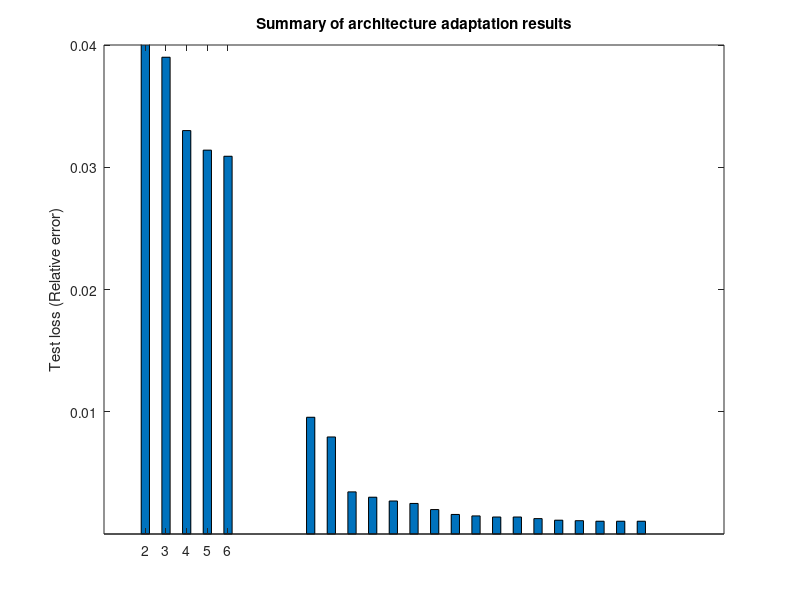

Here is the MATLAB script that generated this plot: (Note: this script raises an error after producing the figure.)
x=[2;3;4;5;6;7;8;9;10;11;12;13;14;15;16;17;18;19;20;21;22;23;24;25;26];
y=[0.065;0.039;0.033;0.0314;0.0309;0;0;0;0.00955;0.007938;0.003446;0.00301;0.00270;0.0025;0.002;0.0016;0.00148;0.00139;0.00139;0.00126;0.00113;0.00109;0.001046;0.001046;0.001046];

bar(x,y,0.4)
ylabel('Test loss (Relative error)')
title('Summary of architecture adaptation results')
ylim([0;0.04])
yticks([0.01,0.02,0.03,0.04,0.05,0.06,0.07])
xticks([2;3;4;5;6])


set(0,'defaulttextinterpreter','latex');  
set(0, 'defaultAxesTickLabelInterpreter','latex');  
set(0, 'defaultLegendInterpreter','latex');



fname = {'$\mathcal{N}_1^2$','$\mathcal{N}_1^3$','$\mathcal{N}_1^4$','$\mathcal{N}_1^5$','$\mathcal{N}_1^6$','$\mathcal{N}_1^7$','$\mathcal{N}_1^8$','$\mathcal{N}_1^9$','$\mathcal{N}_1^{10}$','$\mathcal{N}_1^{11}$', '$\mathcal{N}_1^{12}$','$\mathcal{N}_1^{13}$','$\mathcal{N}_1^{14}$'}; 
x = [1:13]; y = [74.8;77.9;86.8;87;87.6;87.7;88.4;89.1;89.3;89.5;89.5;89.5;89.5]; 
bar(x,y)
set(gca, 'XTick', 1:length(fname),'XTickLabel',fname);

% NEW PLOTTING FUNCTION

fname = {'$\mathcal{N}_1^2$','','','$\mathcal{N}_1^3$','','','$\mathcal{N}_1^4$','','','$\mathcal{N}_1^5$','','','$\mathcal{N}_1^6$','','','$\mathcal{N}_1^7$','','','$\mathcal{N}_1^8$','','','$\mathcal{N}_1^9$','','','$\mathcal{N}_1^{10}$','','','$\mathcal{N}_1^{11}$','','', '$\mathcal{N}_1^{12}$','','','$\mathcal{N}_1^{13}$','','','$\mathcal{N}_1^{14}$','','','','','','','','','','','$\mathcal{N}_2$','','','$\mathcal{N}_3$','','','$\mathcal{N}_4$','','','$\mathcal{N}_5$','','','$\mathcal{N}_6$','','','$\mathcal{N}_7$','','','$\mathcal{N}_8$','','','$\mathcal{N}_9$','','','$\mathcal{N}_{10}$','','','$\mathcal{N}_{11}$','','','$\mathcal{N}_{12}$','','','$\mathcal{N}_{13}$','','','$\mathcal{N}_{14}$'};
x = [1:3:45]; y = (1/100)*[74.8;77.9;86.8;87;87.6;87.7;88.4;89.1;89.3;89.5;89.5;89.5;89.5;0;0]; 
bar(x,y,0.4,'y')


hold on

%fname1 = {'$\mathcal{N}_2$','','','$\mathcal{N}_3$','','','$\mathcal{N}_4$','','','$\mathcal{N}_5$','','','$\mathcal{N}_6$','','','$\mathcal{N}_7$','','','$\mathcal{N}_8$','','','$\mathcal{N}_9$','','','$\mathcal{N}_{10}$','','','$\mathcal{N}_{11}$','','','$\mathcal{N}_{12}$','','','$\mathcal{N}_{13}$','','','$\mathcal{N}_{14}$'}; 
x = [48:3:84]; y = (1/100)*[94.6;95.5;95.9;96.3;96.4;96.6;96.7;96.7;96.7;96.8;96.8;96.9;96.9]; 
bar(x,y,0.4,'r')
set(gca, 'XTick',1:length(fname),'XTickLabel',fname);
set(gcf, 'Position', [0,0,900,400]);
h=gca; h.XAxis.TickLength = [0 0];
ylim([0.7,1.1])
yticks([0.6 0.65 0.7 0.75 0.8 0.85 0.9 0.95 1])
hold on 

plot([0:3:88],0.96*ones(length([0:3:88]),1),'--','Color','b');

hold on

plot([0:3:88],0.959*ones(length([0:3:88]),1),'-.','Color','b');

hold on

plot([0:3:88],0.959*ones(length([0:3:88]),1),'-*','Color','b');

hold on

legend({'Accuracy by Algorithm I (89.5 %)','Accuracy by Algorithm 2 (96.9 %)','Baseline network (96 %)', 'Baseline+ Algo II  (95.9 %)', 'Forward Thinking-Hettinger et al. (95.9 %)'},'NumColumns',2)
xlabel('Neural Network $\mathcal{N}$')
ylabel('Test Accuracy')